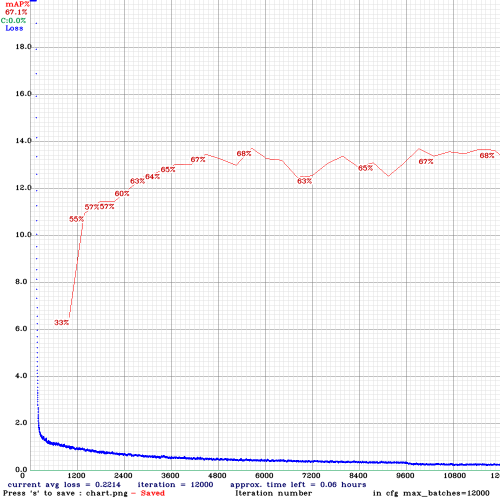
#> input picture yolov4/darknet/chart.png, 1000 x 1000 px (shown at 1/2 size)
$ python -i adaptive_gamma.py   (imports and definitions only)
#> lines starting #> are read from the running program, lines starting #| are printed output that depends on the picture; after the words box and inside, x2 and y2 are one past the last pixel; in counts of white or black regions, pixels touching at a corner belong together
"""
Created on Wed Jul 06 15:52:02 2022

@author: StefanoTalamona
"""

import cv2 as cv
import sys
import os
import glob
import numpy as np
sys.path.insert(0, 'D:/UNIVERSITA/Magistrale/SecondoAnno/VisualInformationProcessingAndManagement/ProgettoVISUAL/code/darknet_scripts')
from darknet_helper_functions import detection_image, load_networks


DATA_FOLDER = 'new_data_PROBLEM'
DATA_FORMAT = 'jpg'
CHOSEN_MODEL = 'yolov4'
DESTINATION_FOLDER = ''
SAVE_RESULTS = False
SHOW_RESULTS = True
SHOW_CONFIDENCE = True
ANNOTATION_FORMAT = 'txt'


# [62 lines left out: functions init, draw_bbox, get_bbox_from_file, show_img, not called in this run]


def image_agcwd(img, a=0.25, truncated_cdf=False):
    h,w = img.shape[:2]
    hist,bins = np.histogram(img.flatten(), 256, [0, 256])
    cdf = hist.cumsum()
    cdf_normalized = cdf / cdf.max()
    prob_normalized = hist / hist.sum()

    unique_intensity = np.unique(img)
    intensity_max = unique_intensity.max()
    intensity_min = unique_intensity.min()
    prob_min = prob_normalized.min()
    prob_max = prob_normalized.max()

    pn_temp = (prob_normalized - prob_min) / (prob_max - prob_min)
    pn_temp[pn_temp > 0] = prob_max * (pn_temp[pn_temp > 0]**a)
    pn_temp[pn_temp < 0] = prob_max * (-((-pn_temp[pn_temp < 0])**a))
    prob_normalized_wd = pn_temp / pn_temp.sum() # normalize to [0,1]
    cdf_prob_normalized_wd = prob_normalized_wd.cumsum()

    if truncated_cdf:
        inverse_cdf = np.maximum(0.5, 1 - cdf_prob_normalized_wd)
    else:
        inverse_cdf = 1 - cdf_prob_normalized_wd

    img_new = img.copy()
    for i in unique_intensity:
        img_new[img==i] = np.round(255 * (i / 255)**inverse_cdf[i])

    return img_new


def process_bright(img):
    img_negative = 255 - img
    agcwd = image_agcwd(img_negative, a=0.25, truncated_cdf=False)
    reversed = 255 - agcwd
    return reversed


def process_dimmed(img):
    agcwd = image_agcwd(img, a=0.75, truncated_cdf=True)
    return agcwd


def correrct_gamma(img):
    YCrCb = cv.cvtColor(img, cv.COLOR_BGR2YCrCb)
    Y = YCrCb[:, :, 0]
    # Determine whether image is bright or dimmed
    threshold = 0.3
    exp_in = 112 # Expected global average intensity
    M,N = img.shape[:2]
    mean_in = np.sum(Y / (M * N))
    t = (mean_in - exp_in) / exp_in

    # Process image for gamma correction
    img_output = None
    if t < -threshold: # Dimmed Image
        result = process_dimmed(Y)
        YCrCb[:, :, 0] = result
        img_output = cv.cvtColor(YCrCb, cv.COLOR_YCrCb2BGR)
    elif t > threshold: # Bright Image
        result = process_bright(Y)
        YCrCb[:, :, 0] = result
        img_output = cv.cvtColor(YCrCb, cv.COLOR_YCrCb2BGR)
    else:
        img_output = img
    return img_output


# [57 lines left out: function main, not called in this run]


# [2 lines not run here, left out]

>>> import cv2
>>> picture = cv2.imread('../../yolov4/darknet/chart.png')
#> picture is the input picture: shape (1000, 1000, 3); mean B, G, R 245.4, 244.1, 244.7
>>> result = correrct_gamma(picture)
#> in correrct_gamma, `YCrCb = cv.cvtColor(img, cv.COLOR_BGR2YCrCb)`: YCrCb: shape (1000, 1000, 3); mean of channels 0, 1, 2 244.4, 128.2, 128.6
#> in correrct_gamma, `Y = YCrCb[:, :, 0]`:
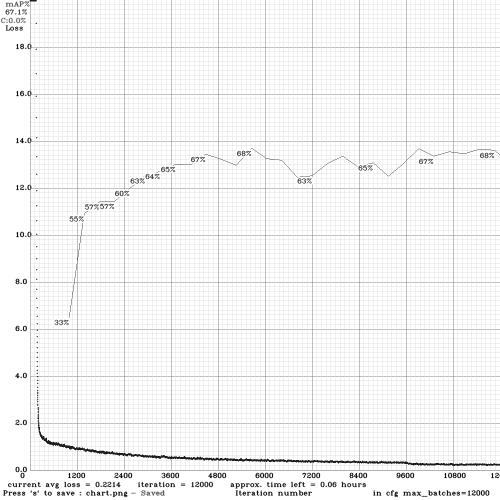
#> Y: shape (1000, 1000) (shown at 1/2 size); min 0, max 255, mean 244.4
#> in correrct_gamma, `mean_in = np.sum(Y / (M * N))`: mean_in = 244.4
#> in correrct_gamma, `t = (mean_in - exp_in) / exp_in`: t = 1.18
#> in process_bright, `img_negative = 255 - img`:
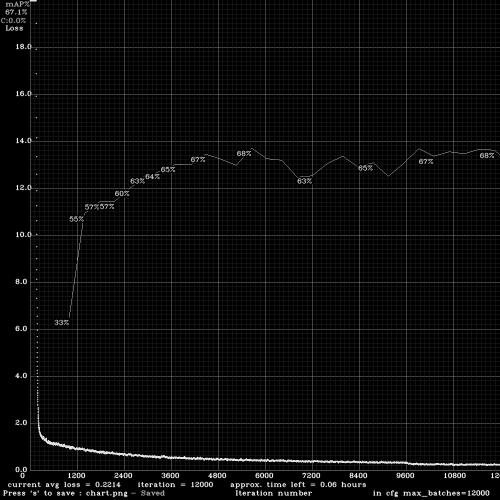
#> img_negative: shape (1000, 1000) (shown at 1/2 size); min 0, max 255, mean 10.6
#> in image_agcwd, `hist,bins = np.histogram(img.flatten(), 256, [0, 256])`: hist = 256 values, max 800116 at index 0, min 3 at index 255, mean 3906.2; bins = 257 values from 0 to 256
#> in image_agcwd, `cdf = hist.cumsum()`: cdf = 256 values from 800116 to 1000000
#> in image_agcwd, `cdf_normalized = cdf / cdf.max()`: cdf_normalized = 256 values from 0.8 to 1
#> in image_agcwd, `prob_normalized = hist / hist.sum()`: prob_normalized = 256 values, max 0.8 at index 0, min 3e-06 at index 255, mean 0.00391
#> in image_agcwd, `unique_intensity = np.unique(img)`: unique_intensity = 256 values from 0 to 255
#> in image_agcwd, `intensity_max = unique_intensity.max()`: intensity_max = 255
#> in image_agcwd, `intensity_min = unique_intensity.min()`: intensity_min = 0
#> in image_agcwd, `prob_min = prob_normalized.min()`: prob_min = 3e-06
#> in image_agcwd, `prob_max = prob_normalized.max()`: prob_max = 0.8
#> in image_agcwd, `pn_temp = (prob_normalized - prob_min) / (prob_max - prob_min)`: pn_temp = 256 values, max 1 at index 0, min 0 at index 255, mean 0.00488
#> in image_agcwd, `prob_normalized_wd = pn_temp / pn_temp.sum()`: prob_normalized_wd = 256 values, max 0.0383 at index 0, min 0 at index 255, mean 0.00391
#> in image_agcwd, `cdf_prob_normalized_wd = prob_normalized_wd.cumsum()`: cdf_prob_normalized_wd = 256 values from 0.0383 to 1
#> in image_agcwd, `inverse_cdf = 1 - cdf_prob_normalized_wd`: inverse_cdf = 256 values, max 0.962 at index 0, min 2.22e-16 at index 254, mean 0.467
#> after the loop in image_agcwd, `for i in unique_intensity:`:
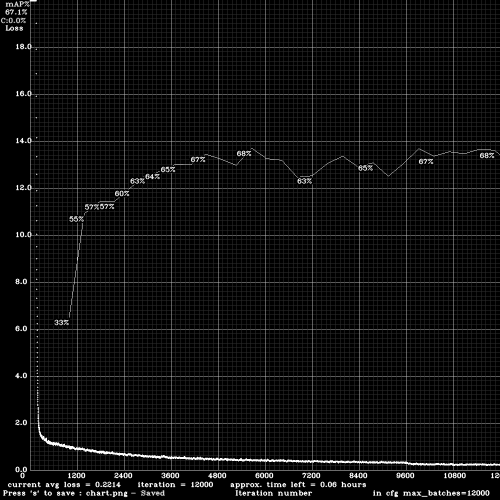
#> img_new: shape (1000, 1000) (shown at 1/2 size); 19.96% of pixels changed, all inside (x1, y1, x2, y2) = (1, 0, 1000, 995)
#> in correrct_gamma, `YCrCb[:, :, 0] = result`: YCrCb: shape (1000, 1000, 3); mean of channels 0, 1, 2 240.2, 128.2, 128.6
